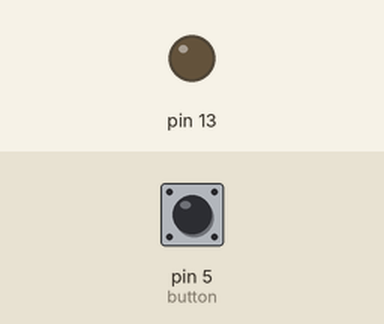
Recording of a sketch running on a simulated Arduino Uno, built with avr-gcc and run on an emulated ATmega328P. Shown: output pins drawn as LEDs (lit = HIGH). Inputs (shaded band) come from the test bench; at power-on: pin 5 (button) LOW. What the sketch prints to the serial monitor is not drawn.

Above: at 1.2 s.
1.3 s: pin 5 (button) pulled HIGH for 1 s
At 1.5 s:
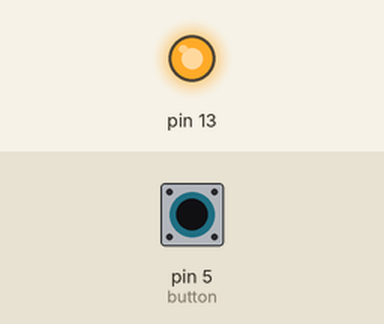
4.3 s: pin 5 (button) pulled HIGH for 3.2 s
At 8.7 s:
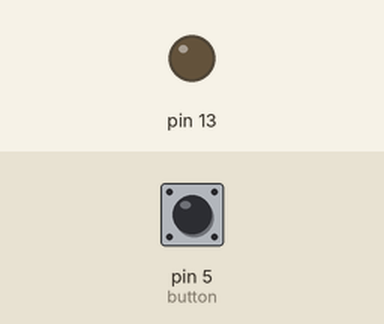
Timing chart, 0 to 10.2 s (numbered marks = the images above; inputs shaded):
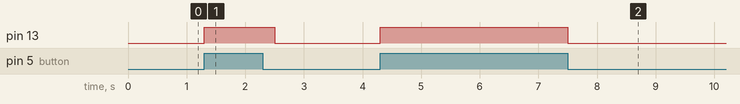

The sketch:

RF_Tag_test.ino
```cpp
byte message[] = {0x02, 0x00}; //request packet
byte recv[18];
int count =0;

void setup() {
  // initialize digital pin 13 as an output.
  pinMode(13, OUTPUT);
  pinMode(5,INPUT);
  Serial.begin(115200);
  Serial.write(message, sizeof(message));
 }

// the loop function runs over and over again forever
void loop()
{
  if(digitalRead(5)==HIGH) //if button is pressed
  {
    Serial.write(message, sizeof(message)); //send request
    count=0;
    digitalWrite(13,HIGH); //indicate using led
    delay(400);
    digitalWrite(13,LOW);//indicate end of transmission using led
    }
  if(Serial.available()) //read when buffer full
  {
    recv[count]=Serial.read(); //store in array
    count++;
    if(count==17)
    {
      Serial.write(recv, sizeof(recv)); //send complete response
      digitalWrite(13,HIGH);
      delay(4000);
      digitalWrite(13,LOW);
    }
  }


}
```

Measured:
- after the input at 1.3 s, pin 13: LOW → HIGH at once, → LOW 1.2 s later
- after the input at 4.3 s, pin 13: LOW → HIGH at once, → LOW 3.2 s later
